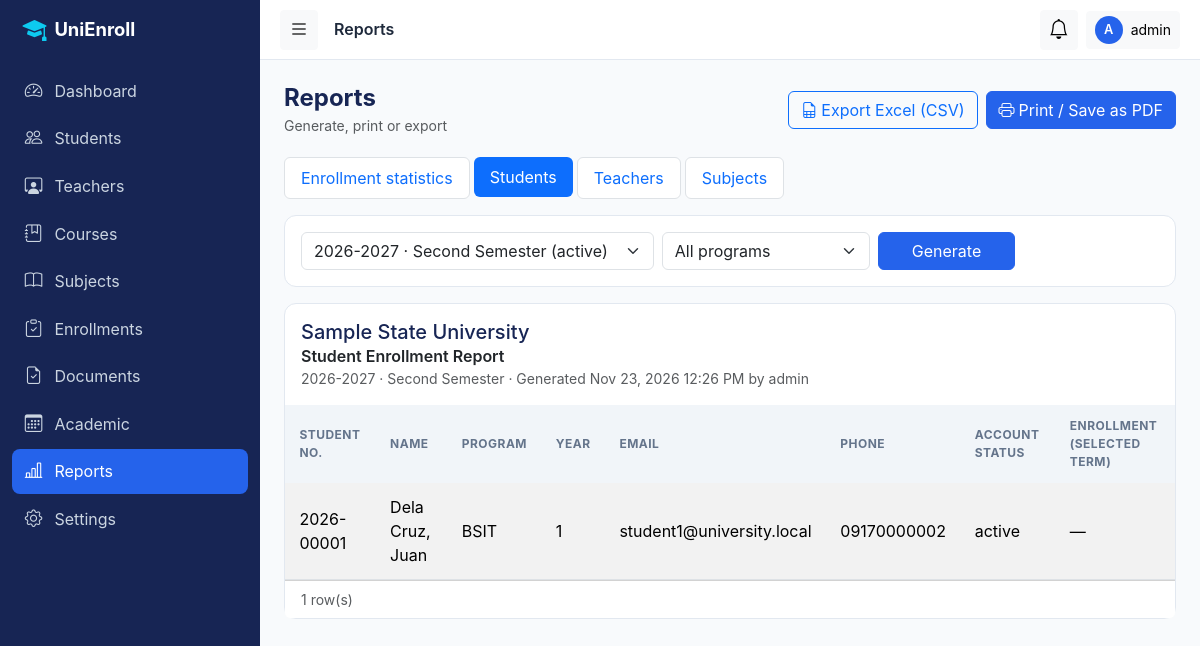
The app's page /admin/reports/index.php?report=students&semester=2 (signed in) with its own data.
### tables this page shows
CREATE TABLE users (
  id            INT UNSIGNED AUTO_INCREMENT PRIMARY KEY,
  username      VARCHAR(50)  NOT NULL,
  email         VARCHAR(120) NOT NULL,
  password_hash VARCHAR(255) NOT NULL,
  role          ENUM('admin','teacher','student') NOT NULL,
  status        ENUM('active','inactive') NOT NULL DEFAULT 'active',
  last_login    DATETIME NULL,
  created_at    TIMESTAMP NOT NULL DEFAULT CURRENT_TIMESTAMP,
  updated_at    TIMESTAMP NOT NULL DEFAULT CURRENT_TIMESTAMP ON UPDATE CURRENT_TIMESTAMP,
  UNIQUE KEY uq_users_username (username),
  UNIQUE KEY uq_users_email (email),
  KEY idx_users_role_status (role, status)
);

CREATE TABLE academic_years (
  id         INT UNSIGNED AUTO_INCREMENT PRIMARY KEY,
  name       VARCHAR(20) NOT NULL,                     
  start_date DATE NOT NULL,
  end_date   DATE NOT NULL,
  is_active  TINYINT(1) NOT NULL DEFAULT 0,
  created_at TIMESTAMP NOT NULL DEFAULT CURRENT_TIMESTAMP,
  updated_at TIMESTAMP NOT NULL DEFAULT CURRENT_TIMESTAMP ON UPDATE CURRENT_TIMESTAMP,
  UNIQUE KEY uq_academic_years_name (name),
  CONSTRAINT chk_ay_dates CHECK (end_date > start_date)
);

CREATE TABLE semesters (
  id                INT UNSIGNED AUTO_INCREMENT PRIMARY KEY,
  academic_year_id  INT UNSIGNED NOT NULL,
  semester_no       TINYINT UNSIGNED NOT NULL,         
  name              VARCHAR(50) NOT NULL,
  start_date        DATE NOT NULL,
  end_date          DATE NOT NULL,
  enrollment_start  DATE NULL,
  enrollment_end    DATE NULL,
  max_units         TINYINT UNSIGNED NOT NULL DEFAULT 24,
  is_active         TINYINT(1) NOT NULL DEFAULT 0,
  created_at        TIMESTAMP NOT NULL DEFAULT CURRENT_TIMESTAMP,
  updated_at        TIMESTAMP NOT NULL DEFAULT CURRENT_TIMESTAMP ON UPDATE CURRENT_TIMESTAMP,
  UNIQUE KEY uq_semesters_ay_no (academic_year_id, semester_no),
  KEY idx_semesters_active (is_active),
  CONSTRAINT fk_semesters_ay FOREIGN KEY (academic_year_id)
    REFERENCES academic_years(id) ON UPDATE CASCADE ON DELETE CASCADE
);

CREATE TABLE students (
  id              INT UNSIGNED AUTO_INCREMENT PRIMARY KEY,
  user_id         INT UNSIGNED NOT NULL,
  student_no      VARCHAR(20)  NOT NULL,               
  first_name      VARCHAR(60)  NOT NULL,
  middle_name     VARCHAR(60)  NULL,
  last_name       VARCHAR(60)  NOT NULL,
  gender          ENUM('male','female','other') NULL,
  birth_date      DATE NULL,
  phone           VARCHAR(30)  NULL,
  address         VARCHAR(255) NULL,
  program_id      INT UNSIGNED NOT NULL,
  year_level      TINYINT UNSIGNED NOT NULL DEFAULT 1,
  profile_picture VARCHAR(255) NULL,
  status          ENUM('active','inactive','graduated') NOT NULL DEFAULT 'active',
  created_at      TIMESTAMP NOT NULL DEFAULT CURRENT_TIMESTAMP,
  updated_at      TIMESTAMP NOT NULL DEFAULT CURRENT_TIMESTAMP ON UPDATE CURRENT_TIMESTAMP,
  UNIQUE KEY uq_students_user (user_id),
  UNIQUE KEY uq_students_no (student_no),
  KEY idx_students_name (last_name, first_name),
  KEY idx_students_program_year (program_id, year_level),
  CONSTRAINT fk_students_user FOREIGN KEY (user_id)
    REFERENCES users(id) ON UPDATE CASCADE ON DELETE CASCADE,
  CONSTRAINT fk_students_program FOREIGN KEY (program_id)
    REFERENCES programs(id) ON UPDATE CASCADE ON DELETE RESTRICT
);

CREATE TABLE programs (
  id            INT UNSIGNED AUTO_INCREMENT PRIMARY KEY,
  department_id INT UNSIGNED NOT NULL,
  code          VARCHAR(20)  NOT NULL,
  name          VARCHAR(150) NOT NULL,
  duration_years TINYINT UNSIGNED NOT NULL DEFAULT 4,    
  description   TEXT NULL,
  status        ENUM('active','inactive') NOT NULL DEFAULT 'active',
  created_at    TIMESTAMP NOT NULL DEFAULT CURRENT_TIMESTAMP,
  updated_at    TIMESTAMP NOT NULL DEFAULT CURRENT_TIMESTAMP ON UPDATE CURRENT_TIMESTAMP,
  UNIQUE KEY uq_programs_code (code),
  KEY idx_programs_department (department_id),
  CONSTRAINT fk_programs_department FOREIGN KEY (department_id)
    REFERENCES departments(id) ON UPDATE CASCADE ON DELETE RESTRICT
);

### includes/functions.php (called while the page is built, shortened)
<?php
function e($value): string
{
    return htmlspecialchars((string)$value, ENT_QUOTES, 'UTF-8');
}
function url(string $path = ''): string
{
    return BASE_URL . '/' . ltrim($path, '/');
}
function asset(string $path): string
{
    return url('assets/' . ltrim($path, '/'));
}
function setting(string $key, string $default = ''): string
{
    static $cache = null;
    if ($cache === null) {
        $cache = [];
        try {
            foreach (Database::getConnection()->query('SELECT setting_key, setting_value FROM system_settings') as $r) {
                $cache[$r['setting_key']] = (string)$r['setting_value'];
            }
        } catch (PDOException $e) {  }
    }
    return $cache[$key] ?? $default;
}

### includes/auth_check.php (called while the page is built, shortened)
<?php
function require_login(): array
{
    $pdo  = Database::getConnection();
    $stmt = $pdo->prepare('SELECT id, username, role, status FROM users WHERE id = ?');
    $stmt->execute([$_SESSION['user_id']]);
    $user = $stmt->fetch();
    $user['name'] = $_SESSION['display_name'] ?? $user['username'];
    return $user;
}
function require_role($roles): array
{
    $roles = (array)$roles;
    $user  = require_login();
        ?>
        <?php
    return $user;
}

### includes/reports.php (called while the page is built, shortened)
<?php
function report_types(): array
{
    return ['enrollment' => 'Enrollment statistics', 'students' => 'Students', 'teachers' => 'Teachers', 'subjects' => 'Subjects'];
}
function build_report(PDO $pdo, string $type, int $semId, int $programId): array
{
    switch ($type) {
    case 'students':
        $sql = "SELECT s.student_no, CONCAT(s.last_name, ', ', s.first_name), p.code, s.year_level, u.email, COALESCE(s.phone, ''), s.status, COALESCE(e.status, '—')
                FROM students s JOIN users u ON u.id = s.user_id JOIN programs p ON p.id = s.program_id
                LEFT JOIN enrollments e ON e.student_id = s.id AND e.semester_id = ?" . ($programId ? ' WHERE s.program_id = ?' : '') . ' ORDER BY s.last_name, s.first_name';
        $st = $pdo->prepare($sql); $st->execute($programId ? [$semId, $programId] : [$semId]);
        return ['Student Enrollment Report', ['Student No.', 'Name', 'Program', 'Year', 'Email', 'Phone', 'Account status', 'Enrollment (selected term)'], $st->fetchAll(PDO::FETCH_NUM)];
    }
}

### config/database.php (called while the page is built, shortened)
<?php
class Database
{
    private static ?PDO $instance = null;
    public static function getConnection(): PDO
    {
        if (self::$instance === null) {
            $dsn = sprintf(
                'mysql:host=%s;port=%d;dbname=%s;charset=%s',
                DB_HOST, DB_PORT, DB_NAME, DB_CHARSET
            );
            $options = [
                PDO::ATTR_ERRMODE            => PDO::ERRMODE_EXCEPTION,
                PDO::ATTR_DEFAULT_FETCH_MODE => PDO::FETCH_ASSOC,
                PDO::ATTR_EMULATE_PREPARES   => false,
            ];
            try {
                self::$instance = new PDO($dsn, DB_USER, DB_PASS, $options);
            } catch (PDOException $e) {
                error_log('DB connection failed: ' . $e->getMessage());
                http_response_code(500);
                if (defined('APP_DEBUG') && APP_DEBUG) {
                    die('Database connection failed: ' . htmlspecialchars($e->getMessage()));
                }
                die('A database error occurred. Please contact the administrator.');
            }
        }
        return self::$instance;
    }
}

### admin/reports/index.php (the view, shortened to what this page needs)
<?php
require_once __DIR__ . '/../../includes/auth_check.php';
require_once __DIR__ . '/../../includes/enrollment.php';
require_once __DIR__ . '/../../includes/reports.php';
$user = require_role('admin');
$pdo = Database::getConnection();
$types = report_types();
$type = array_key_exists($_GET['report'] ?? '', $types) ? $_GET['report'] : 'enrollment';
$activeSem = get_active_semester($pdo);
$semId = (int)($_GET['semester'] ?? ($activeSem['id'] ?? 0));
$programId = $type === 'students' ? (int)($_GET['program'] ?? 0) : 0;
$semesters = $pdo->query('SELECT s.id, s.name, ay.name AS ay_name, s.is_active FROM semesters s JOIN academic_years ay ON ay.id = s.academic_year_id ORDER BY ay.start_date DESC, s.semester_no DESC')->fetchAll();
$semLabel  = '';
foreach ($semesters as $s) if ((int)$s['id'] === $semId) $semLabel = $s['ay_name'] . ' · ' . $s['name'];
[$title, $headers, $rows] = build_report($pdo, $type, $semId, $programId);
$q = ['report' => $type, 'semester' => $semId, 'program' => $programId ?: ''];
$pageTitle = 'Reports';
require_once __DIR__ . '/../../includes/header.php';
?>
<div class="page-header no-print"><div><h4>Reports</h4><small class="text-muted">Generate, print or export</small></div>
  <div class="d-flex gap-2"><a class="btn btn-outline-primary" href="?<?= e(http_build_query(array_filter($q) + ['export' => 'csv'])) ?>"><i class="bi bi-file-earmark-spreadsheet me-1"></i>Export Excel (CSV)</a>
    <button class="btn btn-primary" onclick="window.print()"><i class="bi bi-printer me-1"></i>Print / Save as PDF</button></div></div>
<ul class="nav nav-pills mb-3 gap-1 no-print"><?php foreach ($types as $k => $l): ?>
  <li class="nav-item"><a class="nav-link <?= $type === $k ? 'active' : 'bg-white border' ?>" href="?<?= e(http_build_query(['report' => $k, 'semester' => $semId])) ?>"><?= e($l) ?></a></li><?php endforeach; ?></ul>
<div class="card mb-3 no-print"><div class="card-body"><form class="row g-2" method="get"><input type="hidden" name="report" value="<?= e($type) ?>">
  <div class="col-md-5"><select class="form-select" name="semester"><?php foreach ($semesters as $s): ?><option value="<?= $s['id'] ?>" <?= $semId === (int)$s['id'] ? 'selected' : '' ?>><?= e($s['ay_name'] . ' · ' . $s['name']) ?><?= $s['is_active'] ? ' (active)' : '' ?></option><?php endforeach; ?></select></div>
  <?php if ($type === 'students'): ?><div class="col-md-3"><select class="form-select" name="program"><option value="">All programs</option></select></div><?php endif; ?>
  <div class="col-md-2"><button class="btn btn-primary w-100">Generate</button></div></form></div></div>
<div class="card"><div class="card-body pb-0">
  <h5 class="text-navy mb-0"><?= e(setting('university_name', APP_NAME)) ?></h5>
  <div class="fw-semibold"><?= e($title) ?></div><div class="small text-muted mb-3"><?= e($semLabel) ?> · Generated <?= e(date('M d, Y g:i A')) ?> by <?= e($user['name']) ?></div></div>
  <?php if (!$rows): ?><div class="empty-state"><i class="bi bi-bar-chart"></i>No data for this report.</div><?php else: ?>
  <div class="table-responsive"><table class="table table-sm table-striped mb-0"><thead><tr><?php foreach ($headers as $h): ?><th><?= e($h) ?></th><?php endforeach; ?></tr></thead><tbody>
  <?php foreach ($rows as $i => $r): $last = $type === 'enrollment' && $i === count($rows) - 1; ?><tr class="<?= $last ? 'fw-bold table-light' : '' ?>"><?php foreach ($r as $v): ?><td><?= e($v) ?></td><?php endforeach; ?></tr><?php endforeach; ?></tbody></table></div>
  <div class="card-footer bg-white small text-muted"><?= count($rows) - ($type === 'enrollment' ? 1 : 0) ?> row(s)</div><?php endif; ?>
</div>
<?php require_once __DIR__ . '/../../includes/footer.php'; ?>

### includes/header.php (shortened to what this page needs)
<?php
$pageTitle = $pageTitle ?? APP_NAME;
?>
<!DOCTYPE html>
<html lang="en">
<head>
  <link href="https://cdn.jsdelivr.net/npm/bootstrap@5.3.3/dist/css/bootstrap.min.css" rel="stylesheet">
  <link href="https://cdn.jsdelivr.net/npm/bootstrap-icons@1.11.3/font/bootstrap-icons.min.css" rel="stylesheet">
  <link href="<?= e(asset('css/style.css')) ?>" rel="stylesheet">
</head>
<body>
<div class="app-wrapper">
  <?php require __DIR__ . '/sidebar.php'; ?>
  <div class="app-main">
    <header class="topbar">
      <button class="btn btn-light btn-sm" id="sidebarToggle" aria-label="Toggle sidebar"><i class="bi bi-list fs-5"></i></button>
      <h6 class="mb-0 ms-3 fw-semibold d-none d-sm-block"><?= e($pageTitle) ?></h6>
      <div class="ms-auto d-flex align-items-center gap-2">
        <div class="dropdown">
          <button class="btn btn-light btn-sm position-relative" data-bs-toggle="dropdown" aria-label="Notifications">
            <i class="bi bi-bell fs-5"></i>
          </button>
        </div>
        <div class="dropdown">
          <button class="btn btn-light btn-sm d-flex align-items-center gap-2" data-bs-toggle="dropdown">
            <span class="avatar"><?= e(strtoupper(mb_substr($user['name'], 0, 1))) ?></span>
            <span class="d-none d-md-inline"><?= e($user['name']) ?></span>
          </button>
        </div>
      </div>
    </header>
    <main class="content">

### assets/css/style.css (style rules this page uses)
:root { --navy: #172554; --royal: #2563EB; --cyan: #06B6D4; --bg: #F8FAFC; --card: #FFFFFF; --text: #1E293B; --muted: #64748B; --border: #E2E8F0; --success:#16A34A; --warning:#F59E0B; --danger: #DC2626; --radius: 12px; --sidebar-w: 260px; --transition: .2s ease; }
body { font-family: 'Inter', system-ui, -apple-system, 'Segoe UI', Roboto, sans-serif; background: var(--bg); color: var(--text); }
.text-navy { color: var(--navy) !important; }
.card { border: 1px solid var(--border); border-radius: var(--radius); }
.btn-primary { background: var(--royal); border-color: var(--royal); }
.btn, .form-control, .form-select { transition: var(--transition); }
.app-wrapper { display: flex; min-height: 100vh; }
.app-main { flex: 1; margin-left: var(--sidebar-w); min-width: 0; transition: margin var(--transition); }
.topbar { height: 60px; background: #fff; border-bottom: 1px solid var(--border); display: flex; align-items: center; padding: 0 1.25rem; position: sticky; top: 0; z-index: 1030; }
.content { padding: 1.5rem; }
.avatar { width: 28px; height: 28px; border-radius: 50%; background: var(--royal); color: #fff; display: inline-flex; align-items: center; justify-content: center; font-size: .8rem; font-weight: 600; }
.table > :not(caption) > * > * { padding: .75rem .9rem; vertical-align: middle; }
.table thead th { font-size: .75rem; text-transform: uppercase; letter-spacing: .04em; color: var(--muted); background: #f1f5f9; border-bottom: 0; }
.page-header { display: flex; flex-wrap: wrap; gap: .75rem; align-items: center; justify-content: space-between; margin-bottom: 1.25rem; }
.page-header h4 { margin: 0; color: var(--navy); font-weight: 700; }

### records on screen
users: role "admin"
academic_years: name.name "2026-2027 · Second Semester"
students: student_no "2026-00001", v "Dela Cruz, Juan", program.code "BSIT", year_level "1", user.email "student1@university.local", v "09170000002", status "active", v "—"

### other values on screen
$label "Dashboard"
$label "Students"
$label "Teachers"
$label "Courses"
$label "Subjects"
$label "Enrollments"
$label "Documents"
$label "Academic"
$label "Reports"
$label "Settings"
$pageTitle "Reports"
mb_substr($user['name'], 0, 1) "A"
$l "Enrollment statistics"
$l "Students"
$l "Teachers"
